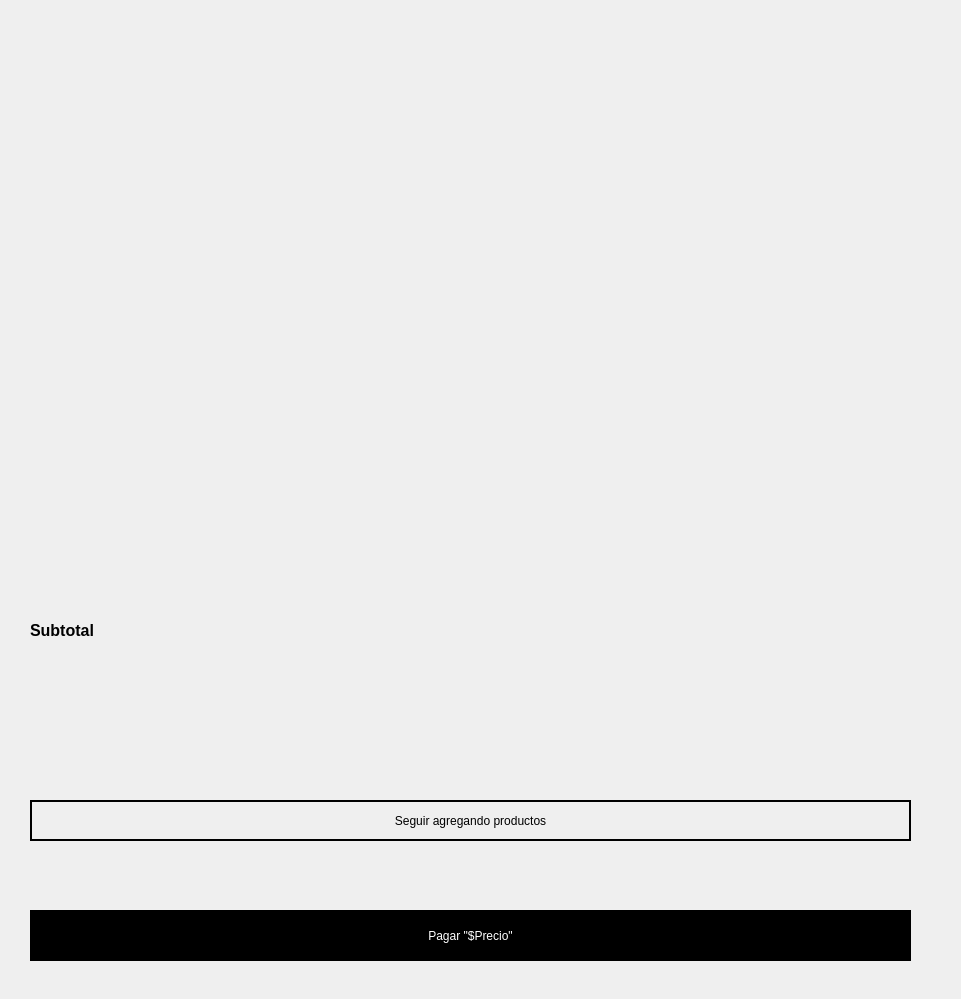
<?xml version="1.0" encoding="UTF-8"?>
<ui version="4.0">
 <class>carrito</class>
 <widget class="QDialog" name="carrito">
  <property name="geometry">
   <rect>
    <x>0</x>
    <y>0</y>
    <width>961</width>
    <height>999</height>
   </rect>
  </property>
  <property name="windowTitle">
   <string>Dialog</string>
  </property>
  <widget class="QPushButton" name="pushButton">
   <property name="geometry">
    <rect>
     <x>30</x>
     <y>910</y>
     <width>881</width>
     <height>51</height>
    </rect>
   </property>
   <property name="styleSheet">
    <string notr="true">border: 1px black solid;
background: black;
color: rgb(255, 255, 255);</string>
   </property>
   <property name="text">
    <string>Pagar &quot;$Precio&quot;</string>
   </property>
   <property name="flat">
    <bool>false</bool>
   </property>
  </widget>
  <widget class="QPushButton" name="pushButton_2">
   <property name="geometry">
    <rect>
     <x>30</x>
     <y>800</y>
     <width>881</width>
     <height>41</height>
    </rect>
   </property>
   <property name="styleSheet">
    <string notr="true">border: 2px solid black;</string>
   </property>
   <property name="text">
    <string>Seguir agregando productos</string>
   </property>
  </widget>
  <widget class="QWidget" name="widget" native="true">
   <property name="geometry">
    <rect>
     <x>40</x>
     <y>40</y>
     <width>881</width>
     <height>381</height>
    </rect>
   </property>
  </widget>
  <widget class="QLabel" name="label">
   <property name="geometry">
    <rect>
     <x>30</x>
     <y>620</y>
     <width>71</width>
     <height>21</height>
    </rect>
   </property>
   <property name="text">
    <string>&lt;html&gt;&lt;head/&gt;&lt;body&gt;&lt;p&gt;&lt;span style=&quot; font-size:12pt; font-weight:700;&quot;&gt;Subtotal&lt;/span&gt;&lt;/p&gt;&lt;/body&gt;&lt;/html&gt;</string>
   </property>
  </widget>
 </widget>
 <resources/>
 <connections/>
</ui>
